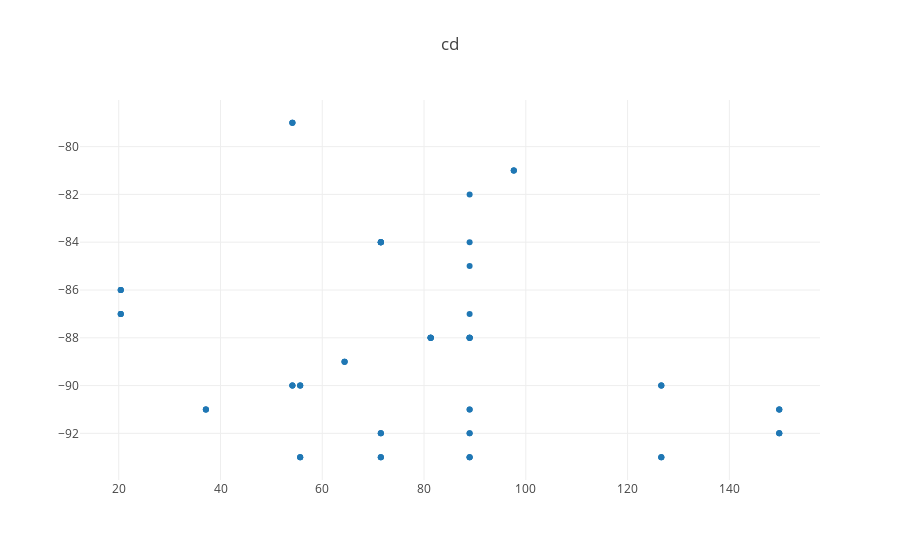
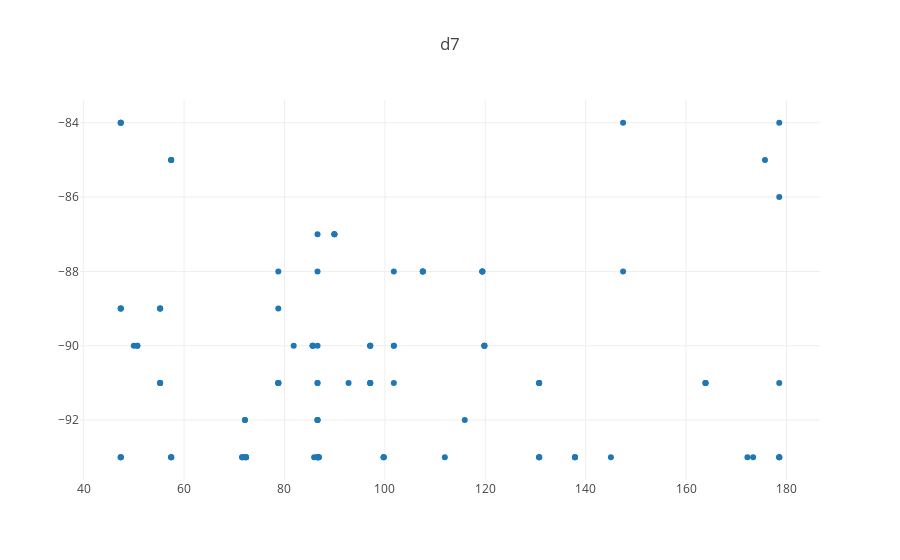
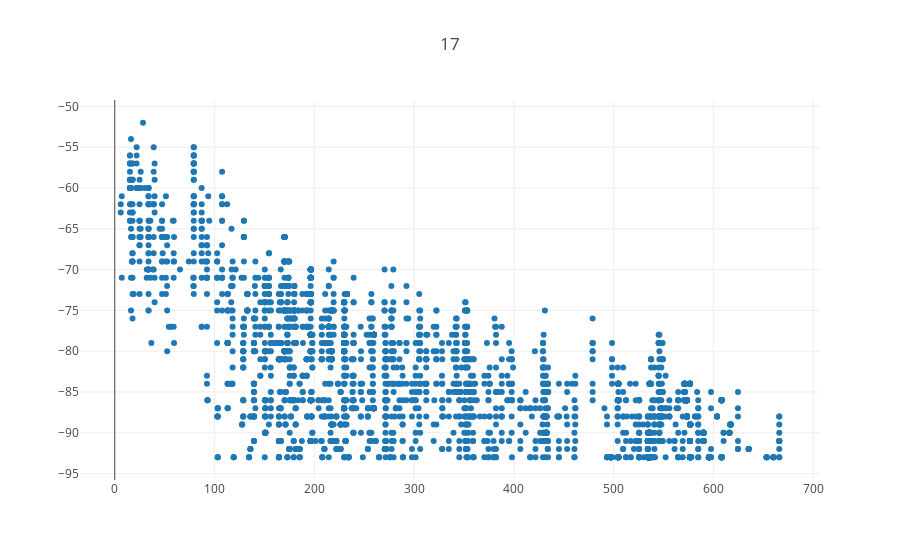
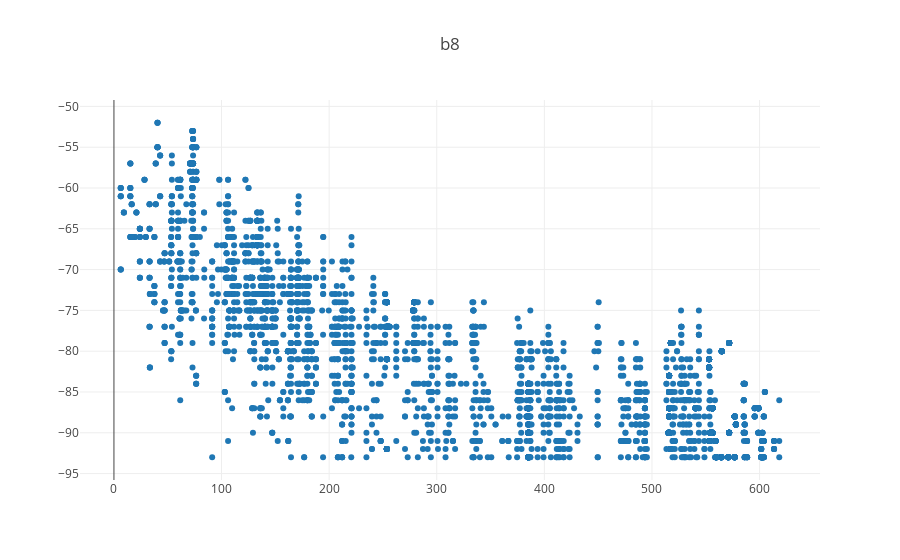

Here is the notebook cell these charts were saved with, in order:
### Code cell
# plot rssi as function of distance from beacon

for (b_id, b_pos) in zip(beacon_ids, beacons_pixel):
    if len(data_for_beacon[b_id]) > 50:
        plot_rssi_f_dist(b_id, b_pos)

### Figure 1 — Plotly figure (JSON) as saved in the notebook; plotly's stock layout.template omitted (floating-point values rounded to 4 significant figures)
{"data": [{"mode": "markers", "type": "scatter", "x": [126.6, 126.6, 126.6, 126.6, 126.6, 126.6, 97.64, 97.64, 97.64, 71.51, 71.51, 71.51, 71.51, 71.51, 71.51, 71.51, 71.51, 71.51, 71.51, 71.51, 71.51, 54.13, 54.13, 54.13, 54.13, 54.13, 54.13, 55.66, 55.66, 55.66, 55.66, 55.66, 55.66, 37.12, 37.12, 37.12, 20.4, 20.4, 20.4, 20.4, 20.4, 20.4, 64.38, 64.38, 64.38, 81.3, 81.3, 81.3, 81.3, 81.3, 81.3, 149.8, 149.8, 149.8, 149.8, 149.8, 149.8, 88.96, 88.96, 88.96, 88.96, 88.96, 88.96, 88.96, 88.96, 88.96, 88.96, 88.96, 88.96, 88.96, 88.96, 88.96, 88.96], "y": [-93, -93, -93, -90, -90, -90, -81, -81, -81, -84, -84, -84, -92, -92, -92, -93, -93, -93, -84, -84, -84, -90, -90, -90, -79, -79, -79, -90, -90, -90, -93, -93, -93, -91, -91, -91, -87, -87, -87, -86, -86, -86, -89, -89, -89, -88, -88, -88, -88, -88, -88, -91, -91, -91, -92, -92, -92, -88, -91, -85, -87, -84, -91, -88, -93, -88, -92, -92, -93, -88, -82, -93, -88]}], "layout": {"title": "cd"}}

### Figure 2 — Plotly figure (JSON) as saved in the notebook; plotly's stock layout.template omitted (floating-point values rounded to 4 significant figures)
{"data": [{"mode": "markers", "type": "scatter", "x": [92.76, 81.84, 72.12, 72.12, 72.12, 86.59, 86.59, 86.59, 86.59, 86.59, 86.59, 86.59, 86.59, 86.59, 86.59, 86.59, 86.59, 115.9, 145.0, 173.4, 107.6, 107.6, 107.6, 97.08, 97.08, 97.08, 97.08, 97.08, 97.08, 86.82, 86.82, 86.82, 47.38, 47.38, 47.38, 71.59, 71.59, 71.59, 57.43, 57.43, 57.43, 57.43, 57.43, 57.43, 47.38, 47.38, 47.38, 47.38, 47.38, 47.38, 49.98, 50.7, 50.7, 55.23, 55.23, 55.23, 55.23, 55.23, 55.23, 72.35, 72.35, 72.35, 99.76, 99.76, 99.76, 130.7, 130.7, 130.7, 130.7, 130.7, 130.7, 163.9, 163.9, 163.9, 119.4, 119.4, 119.4, 119.8, 119.8, 119.8, 89.94, 89.94, 89.94, 85.62, 85.62, 85.62, 137.9, 137.9, 137.9, 101.8, 101.8, 101.8, 101.8, 78.77, 78.77, 78.77, 78.77, 78.77, 78.77, 178.6, 178.6, 178.6, 178.6, 178.6, 178.6, 172.2, 175.7, 147.5, 147.5, 111.9, 85.91], "y": [-91, -90, -92, -92, -93, -92, -93, -88, -92, -93, -93, -90, -91, -93, -91, -87, -92, -92, -93, -93, -88, -88, -88, -91, -91, -91, -90, -90, -90, -93, -93, -93, -84, -84, -84, -93, -93, -93, -93, -93, -93, -85, -85, -85, -93, -93, -93, -89, -89, -89, -90, -90, -90, -89, -89, -89, -91, -91, -91, -93, -93, -93, -93, -93, -93, -91, -91, -91, -93, -93, -93, -91, -91, -91, -88, -88, -88, -90, -90, -90, -87, -87, -87, -90, -90, -90, -93, -93, -93, -91, -90, -88, -90, -89, -91, -91, -88, -91, -91, -93, -93, -93, -84, -91, -86, -93, -85, -88, -84, -93, -93]}], "layout": {"title": "d7"}}

### Figure 3 — Plotly figure (JSON) as saved in the notebook; plotly's stock layout.template omitted (floating-point values rounded to 4 significant figures; data arrays with more than 128 entries replaced by an {"elided": "..."} marker saying what was removed)
{"data": [{"mode": "markers", "type": "scatter", "x": {"elided": "3196 float values"}, "y": {"elided": "3196 int values"}}], "layout": {"title": "17"}}

### Figure 4 — Plotly figure (JSON) as saved in the notebook; plotly's stock layout.template omitted (floating-point values rounded to 4 significant figures; data arrays with more than 128 entries replaced by an {"elided": "..."} marker saying what was removed)
{"data": [{"mode": "markers", "type": "scatter", "x": {"elided": "3580 float values"}, "y": {"elided": "3580 int values"}}], "layout": {"title": "b8"}}
